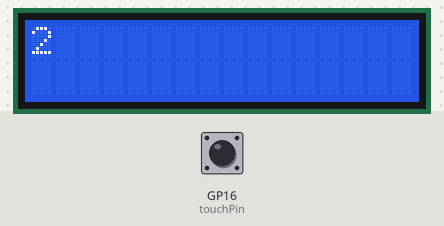
Bench run of a program on a simulated Raspberry Pi Pico running MicroPython. Parts: 16×2 character LCD. Inputs (shaded band) come from the test bench; at power-on: GP16 (touchPin) LOW. Random numbers come from a fixed seed; library files of the repository ran but are not shown: pico_i2c_lcd.py.

Above: at 0.3 s.
At 1.2 s:
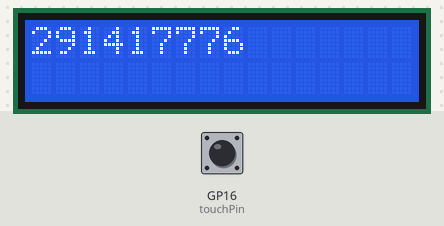
1.3 s: GP16 (touchPin) pulled HIGH for 0.15 s
At 2.7 s:
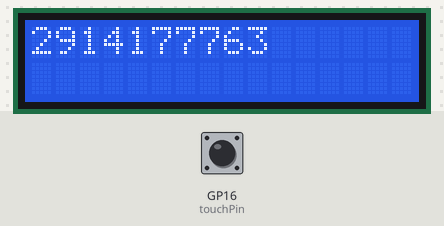
Timing chart, 0 to 4.3 s (numbered marks = the images above; inputs shaded):
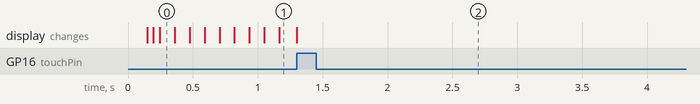

The program:

lcdBusy.py
```python
import utime
import random
from machine import Pin, I2C
from pico_i2c_lcd import I2cLcd

running = True


def stopAll(irq):
    global running
    running = False


i2c = I2C(0, sda=Pin(4), scl=Pin(5), freq=10000)
lcd = I2cLcd(i2c, i2c.scan()[0], 2, 16)
lcd.clear()
lcd.backlight_on()

touchPin = Pin(16, Pin.IN, Pin.PULL_DOWN)
touchPin.irq(trigger=Pin.IRQ_RISING, handler=stopAll)


while running:
    lcd.putstr(str(random.randint(0, 9)))
    utime.sleep_ms(100)
```
